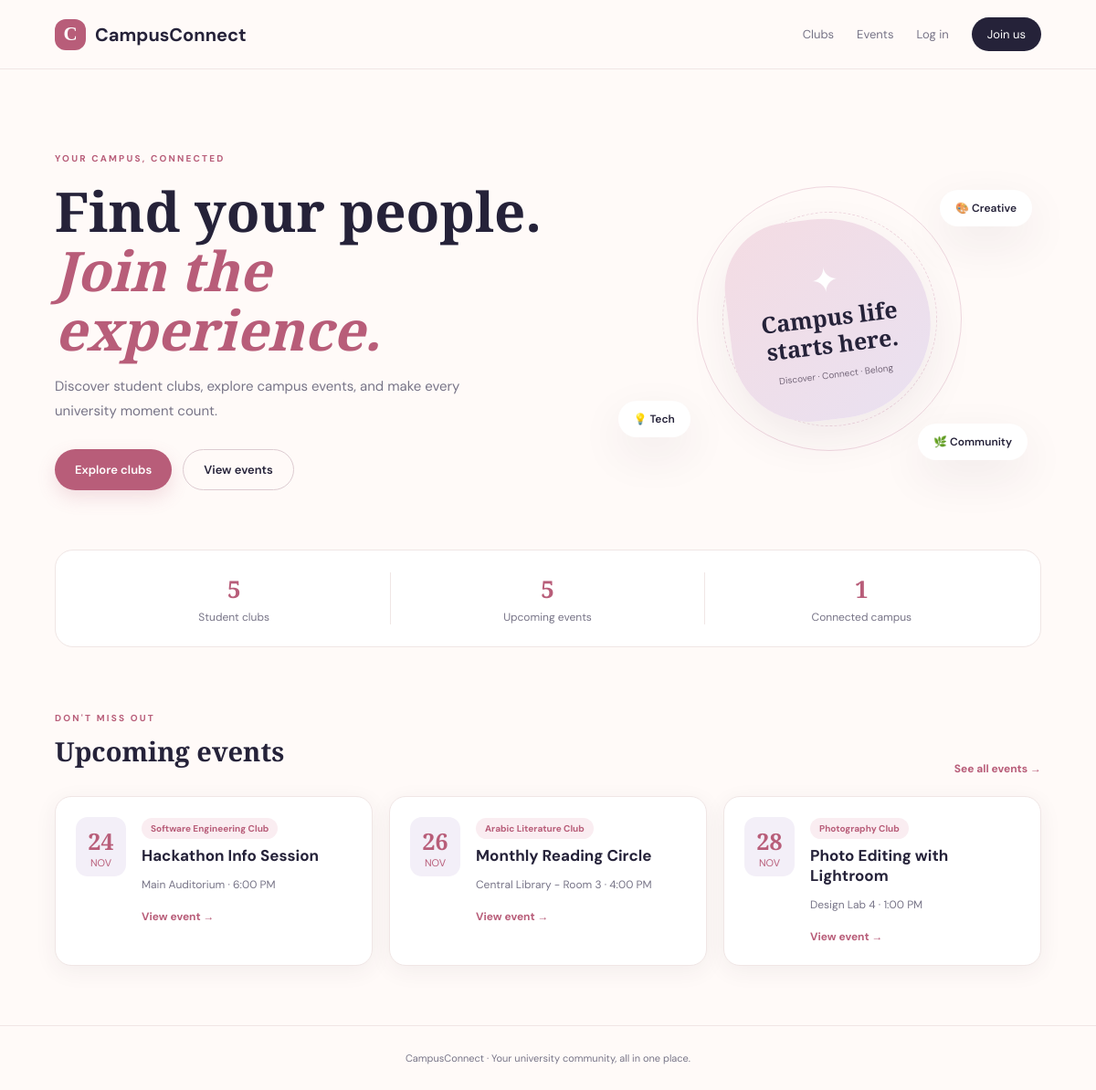
The page / on the database its author committed.
### tables this page shows
CREATE TABLE IF NOT EXISTS events (
 id INT AUTO_INCREMENT PRIMARY KEY,
 club_id INT NOT NULL,
 title VARCHAR(180) NOT NULL,
 description TEXT,
 venue VARCHAR(180) NOT NULL,
 event_date DATETIME NOT NULL,
 capacity INT NOT NULL,
 created_at TIMESTAMP DEFAULT CURRENT_TIMESTAMP,
 FOREIGN KEY (club_id) REFERENCES clubs(id) ON DELETE CASCADE,
 INDEX idx_event_date (event_date)
);

CREATE TABLE IF NOT EXISTS clubs (
 id INT AUTO_INCREMENT PRIMARY KEY,
 leader_id INT NOT NULL,
 name VARCHAR(150) NOT NULL,
 category VARCHAR(100) DEFAULT NULL,
 description TEXT,
 created_at TIMESTAMP DEFAULT CURRENT_TIMESTAMP,
 CONSTRAINT fk_club_leader FOREIGN KEY (leader_id) REFERENCES users(id) ON DELETE CASCADE
);

### helpers.php (called while the page is built, shortened)
<?php
function e($value) { return htmlspecialchars((string)$value, ENT_QUOTES, 'UTF-8'); }
function is_logged_in() { return !empty($_SESSION['user']); }
?>

### index.php (the view)
<?php $pageTitle='Home'; require 'header.php';
$clubCount=(int)$pdo->query('SELECT COUNT(*) FROM clubs')->fetchColumn();
$eventCount=(int)$pdo->query('SELECT COUNT(*) FROM events WHERE event_date >= NOW()')->fetchColumn();
$events=$pdo->query("SELECT e.*, c.name AS club_name FROM events e JOIN clubs c ON c.id=e.club_id WHERE e.event_date >= NOW() ORDER BY e.event_date ASC LIMIT 3")->fetchAll();
?>
<section class="hero"><div class="hero-copy"><span class="eyebrow">YOUR CAMPUS, CONNECTED</span><h1>Find your people.<br><em>Join the experience.</em></h1><p>Discover student clubs, explore campus events, and make every university moment count.</p><div class="actions"><a class="btn primary" href="clubs.php">Explore clubs</a><a class="btn ghost" href="events.php">View events</a></div></div><div class="hero-art"><div class="orbit orbit-one"></div><div class="orbit orbit-two"></div><div class="art-card"><span>✦</span><strong>Campus life<br>starts here.</strong><small>Discover · Connect · Belong</small></div><div class="floating f-one">🎨 Creative</div><div class="floating f-two">💡 Tech</div><div class="floating f-three">🌿 Community</div></div></section>
<section class="stats"><div><strong><?=$clubCount?></strong><span>Student clubs</span></div><div><strong><?=$eventCount?></strong><span>Upcoming events</span></div><div><strong>1</strong><span>Connected campus</span></div></section>
<section class="section-head"><div><span class="eyebrow">DON'T MISS OUT</span><h2>Upcoming events</h2></div><a class="text-link" href="events.php">See all events →</a></section>
<div class="cards"><?php if(!$events): ?><div class="empty">No upcoming events yet. Check back soon!</div><?php endif; ?><?php foreach($events as $event): ?><article class="event-card"><div class="event-date"><b><?=date('d',strtotime($event['event_date']))?></b><span><?=date('M',strtotime($event['event_date']))?></span></div><div><span class="tag"><?=e($event['club_name'])?></span><h3><?=e($event['title'])?></h3><p><?=e($event['venue'])?> · <?=date('g:i A',strtotime($event['event_date']))?></p><a class="text-link" href="event.php?id=<?=$event['id']?>">View event →</a></div></article><?php endforeach; ?></div>
<?php require 'footer.php'; ?>

### header.php (shortened to what this page needs)
<?php require_once __DIR__.'/helpers.php'; $pageTitle = $pageTitle ?? 'CampusConnect';
$headerReminders = [];
?>
<!doctype html><html lang="en"><head><meta charset="utf-8"><meta name="viewport" content="width=device-width, initial-scale=1"><title><?=e($pageTitle)?> | CampusConnect</title><link rel="stylesheet" href="assets/style.css"></head><body>
<header class="topbar"><a class="brand" href="index.php"><span class="brand-mark">C</span> CampusConnect</a><nav>
<a href="clubs.php">Clubs</a><a href="events.php">Events</a>
<?php if (is_logged_in()): ?><?php if(current_user()['role']==='club_leader'): ?><a href="dashboard.php">Dashboard</a><?php else: ?><a href="student-dashboard.php">My Dashboard<?php if($headerReminders): ?> <span class="nav-count" title="Event reminders"><?=count($headerReminders)?></span><?php endif; ?></a><?php endif; ?><span class="welcome">Hi, <?=e(current_user()['name'])?></span><a class="nav-button" href="logout.php">Log out</a><?php else: ?><a href="login.php">Log in</a><a class="nav-button" href="register.php">Join us</a><?php endif; ?>
</nav></header><main class="container"><?php show_flash(); ?>

### footer.php
</main><footer class="footer">CampusConnect · Your university community, all in one place.</footer></body></html>

### rows shown on the page
events: event_date "24", event_date "NOV", club.name "Software Engineering Club", title "Hackathon Info Session", venue "Main Auditorium", event_date "6:00 PM"
events: event_date "26", event_date "NOV", club.name "Arabic Literature Club", title "Monthly Reading Circle", venue "Central Library - Room 3", event_date "4:00 PM"
events: event_date "28", event_date "NOV", club.name "Photography Club", title "Photo Editing with Lightroom", venue "Design Lab 4", event_date "1:00 PM"

### other values the page prints
$clubCount "5"
$eventCount "5"
